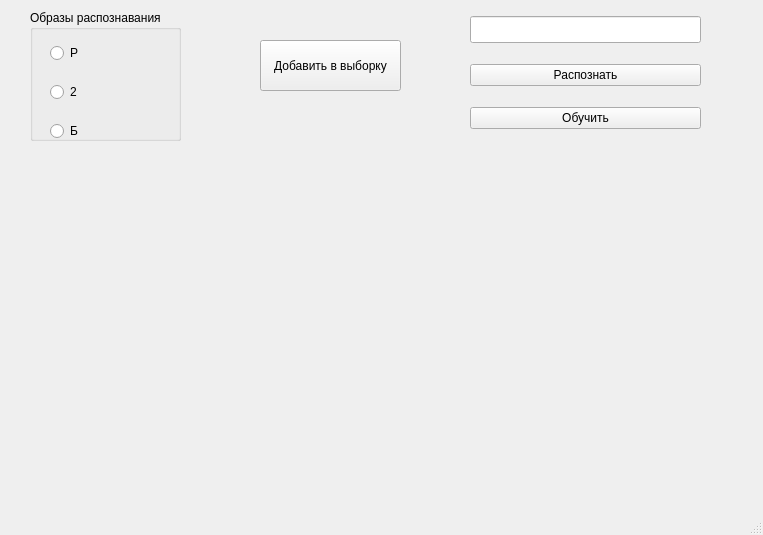
<?xml version="1.0" encoding="UTF-8"?>
<ui version="4.0">
 <class>MainWindow</class>
 <widget class="QMainWindow" name="MainWindow">
  <property name="geometry">
   <rect>
    <x>0</x>
    <y>0</y>
    <width>763</width>
    <height>535</height>
   </rect>
  </property>
  <property name="windowTitle">
   <string>symbols</string>
  </property>
  <widget class="QWidget" name="centralwidget">
   <widget class="QGroupBox" name="groupBox">
    <property name="geometry">
     <rect>
      <x>30</x>
      <y>10</y>
      <width>151</width>
      <height>131</height>
     </rect>
    </property>
    <property name="title">
     <string>Образы распознавания</string>
    </property>
    <widget class="QWidget" name="verticalLayoutWidget">
     <property name="geometry">
      <rect>
       <x>20</x>
       <y>20</y>
       <width>121</width>
       <height>127</height>
      </rect>
     </property>
     <layout class="QVBoxLayout" name="verticalLayout">
      <item>
       <widget class="QRadioButton" name="radioButton">
        <property name="text">
         <string>Р</string>
        </property>
       </widget>
      </item>
      <item>
       <widget class="QRadioButton" name="radioButton_4">
        <property name="text">
         <string>2</string>
        </property>
       </widget>
      </item>
      <item>
       <widget class="QRadioButton" name="radioButton_3">
        <property name="text">
         <string>Б</string>
        </property>
       </widget>
      </item>
     </layout>
    </widget>
   </widget>
   <widget class="QWidget" name="verticalLayoutWidget_2">
    <property name="geometry">
     <rect>
      <x>470</x>
      <y>10</y>
      <width>231</width>
      <height>125</height>
     </rect>
    </property>
    <layout class="QVBoxLayout" name="verticalLayout_2">
     <property name="spacing">
      <number>15</number>
     </property>
     <item>
      <widget class="QLineEdit" name="linePredict">
       <property name="font">
        <font>
         <pointsize>12</pointsize>
        </font>
       </property>
       <property name="inputMask">
        <string/>
       </property>
       <property name="text">
        <string/>
       </property>
       <property name="alignment">
        <set>Qt::AlignmentFlag::AlignCenter</set>
       </property>
       <property name="readOnly">
        <bool>true</bool>
       </property>
      </widget>
     </item>
     <item>
      <widget class="QPushButton" name="recognizeButton">
       <property name="text">
        <string>Распознать</string>
       </property>
      </widget>
     </item>
     <item>
      <widget class="QPushButton" name="fitButton">
       <property name="text">
        <string>Обучить</string>
       </property>
      </widget>
     </item>
    </layout>
   </widget>
   <widget class="QPushButton" name="addSymbol">
    <property name="geometry">
     <rect>
      <x>260</x>
      <y>40</y>
      <width>141</width>
      <height>51</height>
     </rect>
    </property>
    <property name="text">
     <string>Добавить в выборку</string>
    </property>
   </widget>
  </widget>
  <widget class="QMenuBar" name="menubar">
   <property name="geometry">
    <rect>
     <x>0</x>
     <y>0</y>
     <width>763</width>
     <height>25</height>
    </rect>
   </property>
  </widget>
  <widget class="QStatusBar" name="statusbar"/>
 </widget>
 <resources/>
 <connections/>
</ui>
